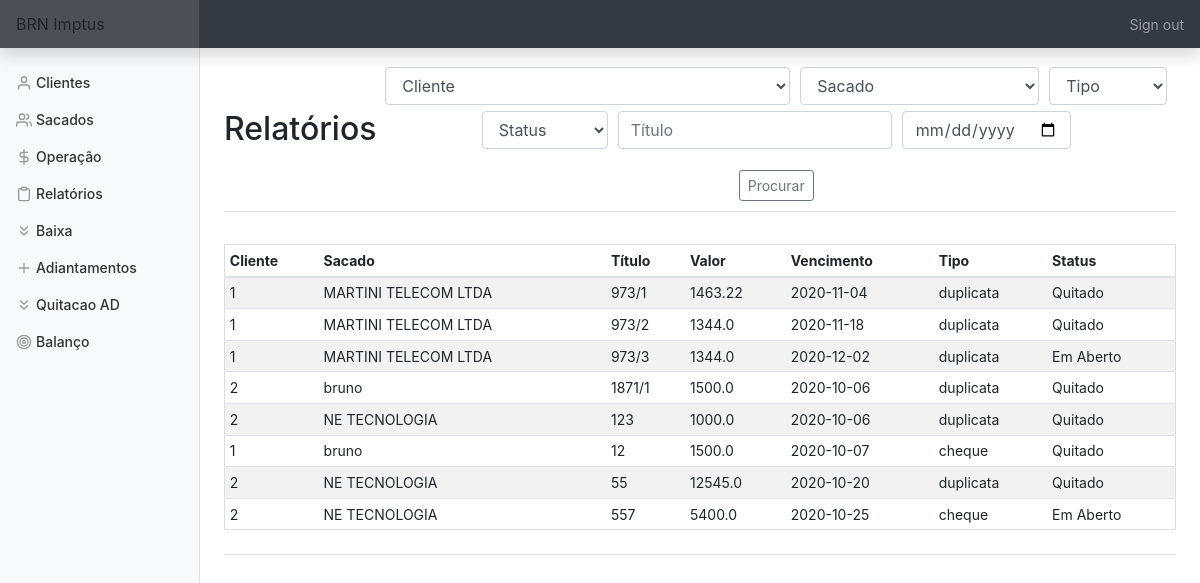
The page /relatorios (signed in) on the database as committed earlier.
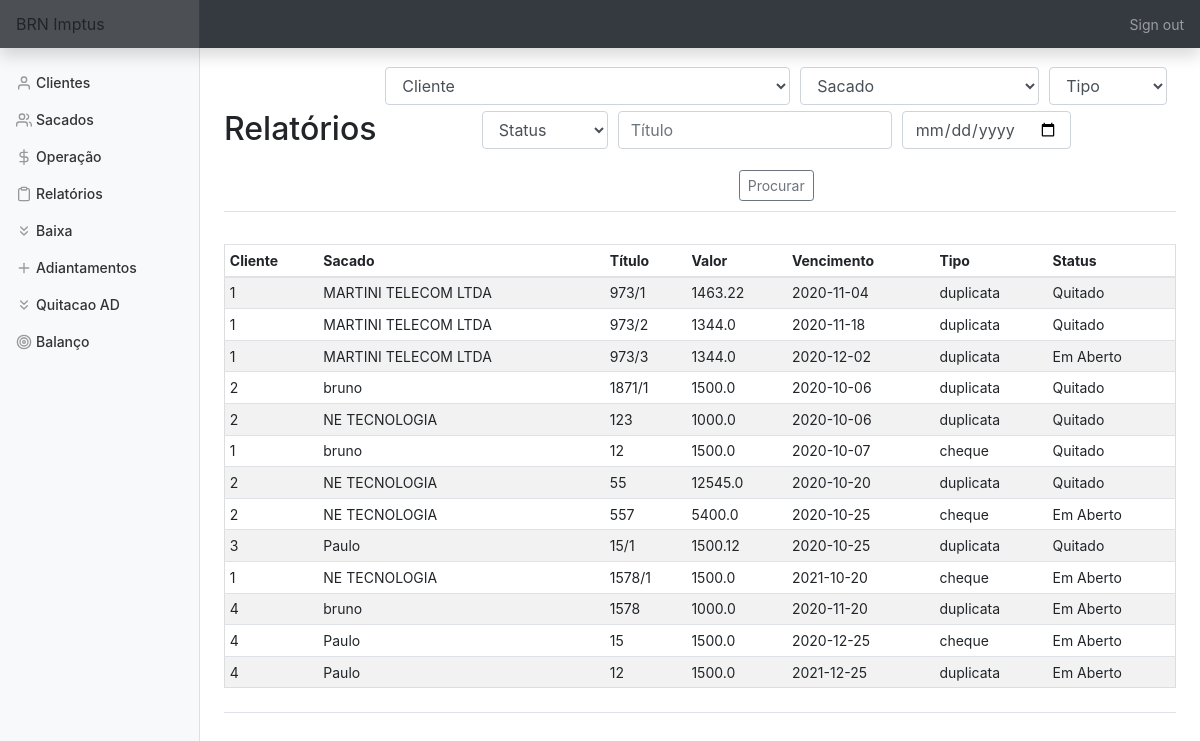
The same page on the database as committed later.
### tables this page shows
CREATE TABLE titulo (
    cliente_id INTEGER,
    sacado_id INTEGER,
    bordero INTEGER,
    titulo TEXT,
    vencimento DATE,
    valor FLOAT, 
    dt_negoc DATE,
    tipo TEXT,
    status TEXT,
    dt_baixa DATE, nm_sac TEXT,
    FOREIGN KEY (cliente_id) REFERENCES clientes(id),
    FOREIGN KEY (sacado_id) REFERENCES sacados(id));

### app.py (the view, shortened to what this page needs)
@app.route('/relatorios', methods=['GET', 'POST'])
@login_required
def relatorios():
    con = sqlite3.connect('brn.db')
    con.row_factory = sqlite3.Row
    cur = con.cursor()
    cliente = cur.execute('SELECT nome FROM clientes')
    cliente = cur.fetchall()
    sacado = cur.execute('SELECT nome FROM sacados')
    sacado = cur.fetchall()
    tit = cur.execute('SELECT * FROM titulo')
    tit = cur.fetchall()
    if request.method == "GET":
        return render_template('/relatorios.html', cliente=cliente, sacado=sacado, titulo=tit)

### app.py (called while the page is built)
@app.after_request
def after_request(response):
    response.headers["Cache-Control"] = "no-cache, no-store, must-revalidate"
    response.headers["Expires"] = 0
    response.headers["Pragma"] = "no-cache"
    return response

### helper.py (called while the page is built)
def login_required(f):
    @wraps(f)
    def decorated_function(*args, **kwargs):
        if session.get("user_id") is None:
            return redirect("/login")
        return f(*args, **kwargs)
    return decorated_function

### templates/relatorios.html (shortened to what this page needs)
{% extends "layout.html" %}
{% block main %}
    <div class='d-flex justify-content-between flex-warp flex-md-nowrap align-items-center pt-3 pb-2 mb-3 border-bottom'>
        <h1 class='h2'>Relatórios</h1>
            <form action='relatorios' method='POST'>
                <div class='form-group'>
                        <select class="form-control" name="cliente">
                            <option disabled selected value>Cliente</option>
                        </select>
                        <select class="form-control" name="sacado">
                            <option disabled selected value>Sacado</option>
                        </select>
                        <select class='form-control' name='tipo'>
                            <option select value>Tipo</option>
                        </select>
                        <select class='form-control' name='status'>
                            <option select value>Status</option>
                        </select>
                        <input name='titulo' autofocus class='form-control' placeholder='Título' type='text'>
                        <input name='vencimento' autofocus class='form-control' placeholder='Vencimento' type='date'>
                </div>
                <button type='submit' class='btn btn-sm btn-outline-secondary'>Procurar</button>
            </form>
    </div>
    <div class='d-flex justify-content-between flex-warp flex-md-nowrap align-items-center pt-3 pb-2 mb-3 border-bottom'>
        <div class='table-responsive'>
            <table class='table table-striped table-sm'>
                <thead>
                    <tr>
                        <th>Cliente</th>
                        <th>Sacado</th>
                        <th>Título</th>
                        <th>Valor</th>
                        <th>Vencimento</th>
                        <th>Tipo</th>
                        <th>Status</th>
                    </tr>
                </thead>
                <tbody>
                    {% for row in titulo %}
                        <tr>
                            <td>{{ row['cliente_id'] }}</td>
                            <td>{{ row['nm_sac'] }}</td>
                            <td>{{ row['titulo'] }}</td>
                            <td>{{ row['valor'] }}</td>
                            <td>{{ row['vencimento'] }}</td>
                            <td>{{ row['tipo'] }}</td>
                            <td>{{ row['status'] }}</td>
                        </tr>
                    {% endfor %}
                </tbody>
            </table>
        </div>
    </div>
{% endblock %}

### templates/layout.html (shortened to what this page needs)
<!DOCTYPE html>
    <html lang="pt-br">
        <head>
            <link rel="stylesheet" href="https://stackpath.bootstrapcdn.com/bootstrap/4.5.2/css/bootstrap.min.css">
            <link href="https://maxcdn.bootstrapcdn.com/bootstrap/4.1.3/css/bootstrap.min.css" rel="stylesheet">
            <link href="/static/styles.css" rel="stylesheet">
        </head>
        <body>
            <nav class='navbar navbar-dark sticky-top bg-dark felx-md-nowrap p-0 shadow'>
                <a class='navbar-brand col-md-3 col-lg-2 mr-0 px-3'>BRN Imptus</a>
                {% if session.user_id %}
                <ul class='navbar-nav px-3'>
                    <li class='nav-item text-nowrap'>
                        <a class='nav-link' href='/logout'>Sign out</a>
                    </li>
                </ul>
                {% endif %}
            </nav>
            <div class='container-fluid'>
                <div class='row'>
                    {% if session.user_id %}
                    <nav id='sidebarMenu' class='col-md-3 col-lg-2 d-md-block bg-light sidebar collapse'>
                        <div class='sidebar-sticky pt-3'>
                            <ul class='nav flex-column'>
                                <li class='nav-item'><a class='nav-link' href='/clientes'><span data-feather='user'></span>Clientes</a></li>
                                <li class='nav-item'><a class='nav-link' href='/sacados'><span data-feather='users'></span>Sacados</a></li>
                                <li class='nav-item'><a class='nav-link' href='/operacao'><span data-feather='dollar-sign'></span>Operação</a></li>
                                <li class='nav-item'><a class='nav-link' href='/relatorios'><span data-feather='clipboard'></span>Relatórios</a></li>
                                <li class='nav-item'><a class='nav-link' href='/baixa'><span data-feather='chevrons-down'></span>Baixa</a></li>
                                <li class='nav-item'><a class='nav-link' href='/adiantamentos'><span data-feather='plus'></span>Adiantamentos</a></li>
                                <li class='nav-item'><a class='nav-link' href='/quitacao'><span data-feather='chevrons-down'></span>Quitacao AD</a></li>
                                <li class='nav-item'><a class='nav-link' href='/balanco'><span data-feather='target'></span>Balanço</a></li>
                            </ul>
                        </div>
                    </nav>
                    {% endif %}
                </div>
            </div>
            <main role='main' class='col-md-9 ml-sm-auto col-lg-10 px-md-4'>
                {% block main %}
                {% endblock %}
            </main>
        </body>
    </html>

### static/styles.css (style rules this page uses)
main .form-control { display: inline-block; width: auto; margin: 3px; }
main { overflow-x: auto; text-align: center; }
main table { text-align: left; border-collapse: collapse; border-spacing: 0; width: 100%; border: 1px solid #ddd; }
main table td, th { text-align: left; padding: 16px; }
button { margin: 2px; }
body { font-size: .875rem; height:100%; }
.feather { width: 16px; height: 16px; vertical-align: text-bottom; }
.sidebar { position: fixed; top: 0; bottom: 0; left: 0; z-index: 100; padding: 48px 0 0; box-shadow: inset -1px 0 0 rgba(0, 0, 0, .1); }
.sidebar-sticky { position: relative; top: 0; height: calc(100vh - 48px); padding-top: .5rem; overflow-x: hidden; overflow-y: auto; }
.sidebar .nav-link { font-weight: 500; color: #333; }
.sidebar .nav-link .feather { margin-right: 4px; color: #999; }
.navbar-brand { padding-top: .75rem; padding-bottom: .75rem; font-size: 1rem; background-color: rgba(201, 195, 195, 0.158); box-shadow: inset -1px 0 0 rgba(0, 0, 0, .25); }

Rows that differ between the two databases and show on the page:
added titulo: cliente_id "3", nm_sac "Paulo", titulo "15/1", valor "1500.12", vencimento "2020-10-25", tipo "duplicata", status "Quitado"
added titulo: cliente_id "1", nm_sac "NE TECNOLOGIA", titulo "1578/1", valor "1500.0", vencimento "2021-10-20", tipo "cheque", status "Em Aberto"
added titulo: cliente_id "4", nm_sac "bruno", titulo "1578", valor "1000.0", vencimento "2020-11-20", tipo "duplicata", status "Em Aberto"
added titulo: cliente_id "4", nm_sac "Paulo", titulo "15", valor "1500.0", vencimento "2020-12-25", tipo "cheque", status "Em Aberto"
added titulo: cliente_id "4", nm_sac "Paulo", titulo "12", valor "1500.0", vencimento "2021-12-25", tipo "duplicata", status "Em Aberto"
